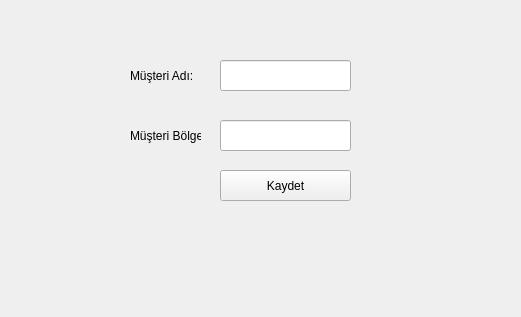
<?xml version="1.0" encoding="UTF-8"?>
<ui version="4.0">
 <class>widget_musteriEkle</class>
 <widget class="QWidget" name="widget_musteriEkle">
  <property name="geometry">
   <rect>
    <x>0</x>
    <y>0</y>
    <width>521</width>
    <height>317</height>
   </rect>
  </property>
  <property name="windowTitle">
   <string>Form</string>
  </property>
  <widget class="QLineEdit" name="ln_musteriAd">
   <property name="geometry">
    <rect>
     <x>220</x>
     <y>60</y>
     <width>131</width>
     <height>31</height>
    </rect>
   </property>
  </widget>
  <widget class="QLineEdit" name="ln_musteriBolge">
   <property name="geometry">
    <rect>
     <x>220</x>
     <y>120</y>
     <width>131</width>
     <height>31</height>
    </rect>
   </property>
  </widget>
  <widget class="QLabel" name="lbl_musteriAd">
   <property name="geometry">
    <rect>
     <x>130</x>
     <y>60</y>
     <width>71</width>
     <height>31</height>
    </rect>
   </property>
   <property name="text">
    <string>Müşteri Adı:</string>
   </property>
  </widget>
  <widget class="QLabel" name="lbl_musteriBolge">
   <property name="geometry">
    <rect>
     <x>130</x>
     <y>120</y>
     <width>71</width>
     <height>31</height>
    </rect>
   </property>
   <property name="text">
    <string>Müşteri Bölge:</string>
   </property>
  </widget>
  <widget class="QPushButton" name="pushButton">
   <property name="geometry">
    <rect>
     <x>220</x>
     <y>170</y>
     <width>131</width>
     <height>31</height>
    </rect>
   </property>
   <property name="text">
    <string>Kaydet</string>
   </property>
  </widget>
  <widget class="QLabel" name="lbl">
   <property name="geometry">
    <rect>
     <x>220</x>
     <y>220</y>
     <width>211</width>
     <height>41</height>
    </rect>
   </property>
   <property name="text">
    <string/>
   </property>
  </widget>
 </widget>
 <resources/>
 <connections/>
</ui>
